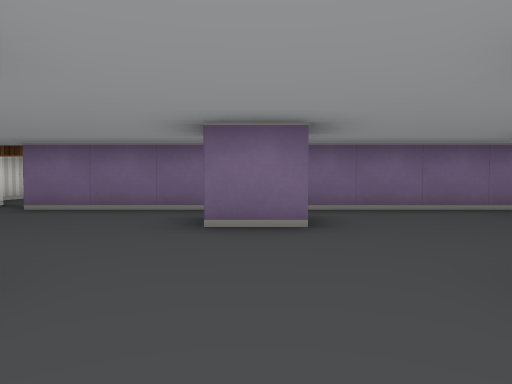
view 1 (above)

16 first-person views from a walk through a cub3D maze. The camera is about half as high as the walls, tilts 2° down and sees 70° across. The floor is counted in squares. Each view is taken from the middle of a square. On the plan, view 1 faces up. The plan holds only what a view shows up to about 9 squares ahead; the rest is blank.

view 2
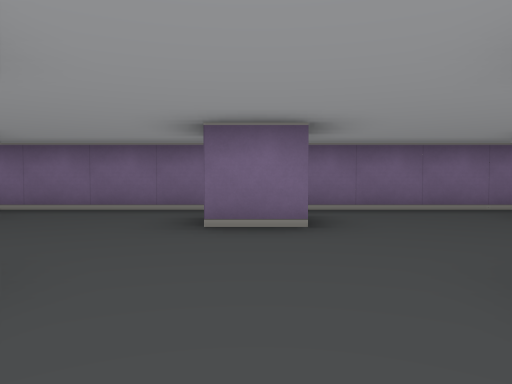

view 3
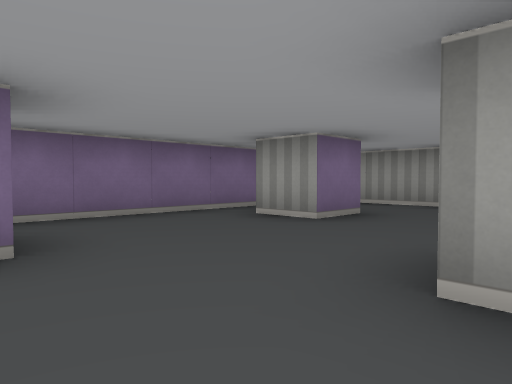

view 4
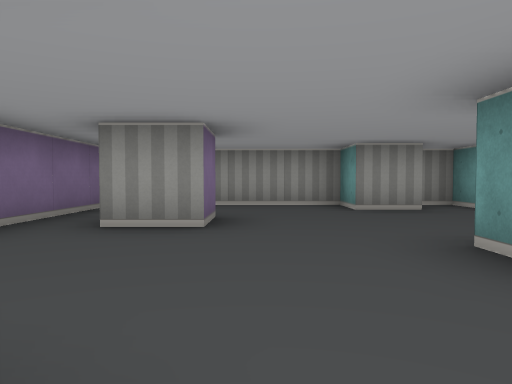

view 5
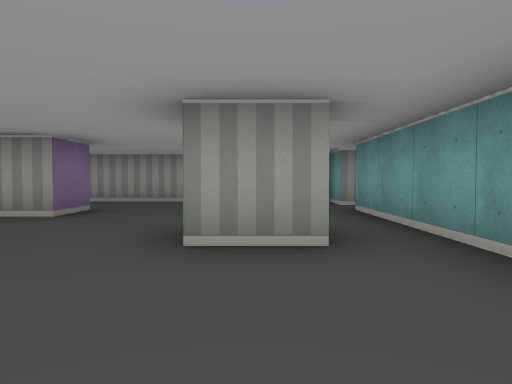

view 6
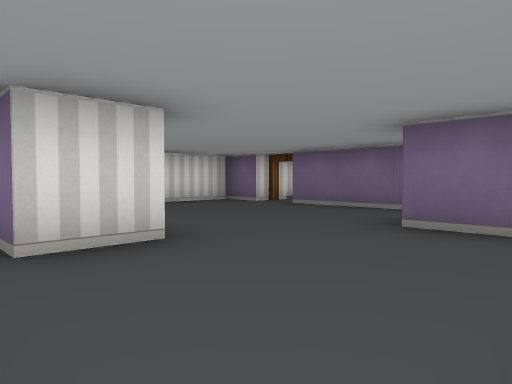

view 7
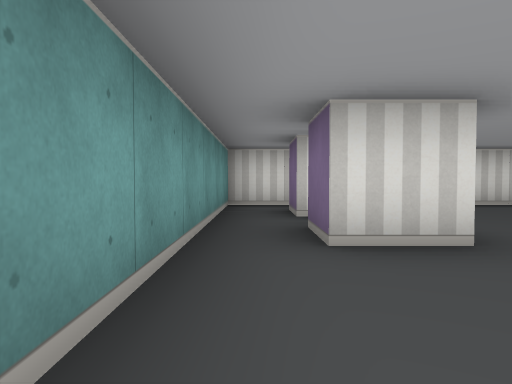

view 8
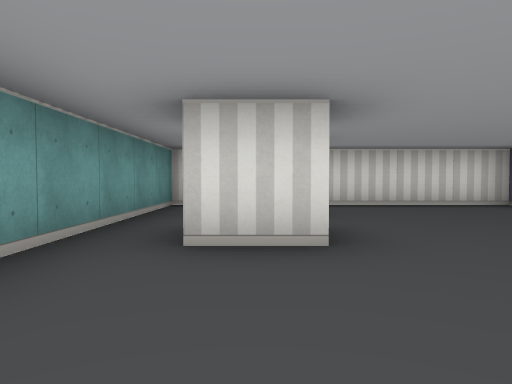

view 9
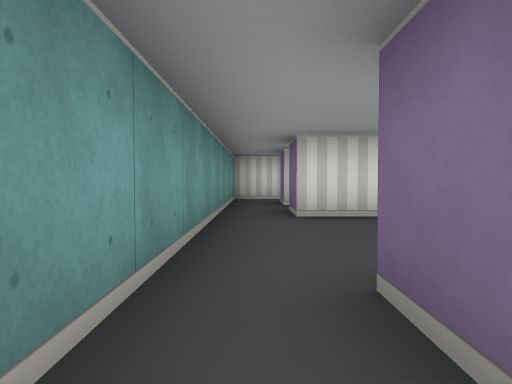

view 10
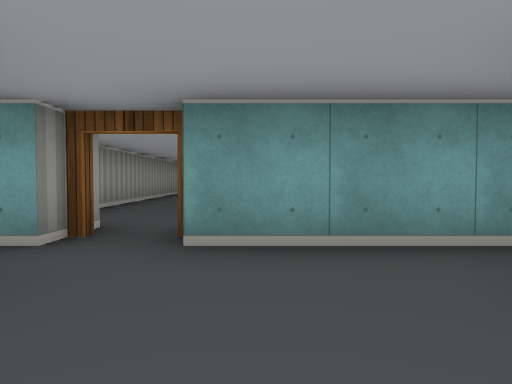

view 11
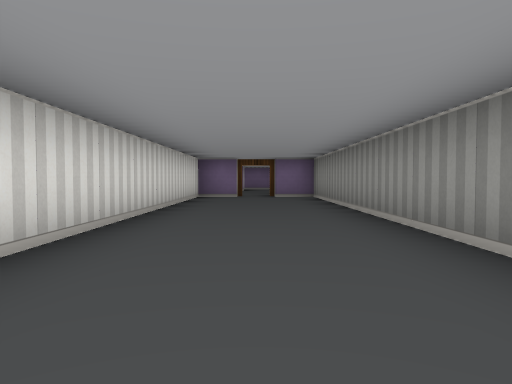

view 12
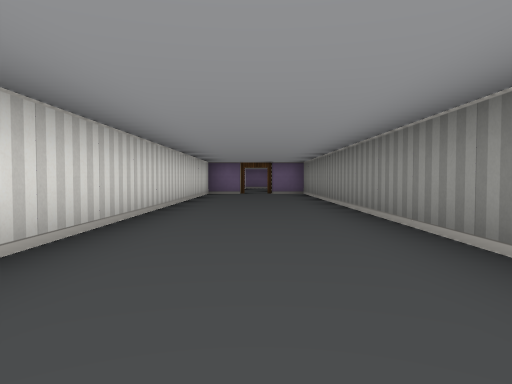

view 13
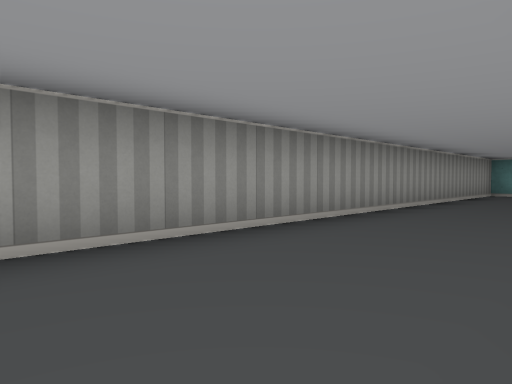

view 14
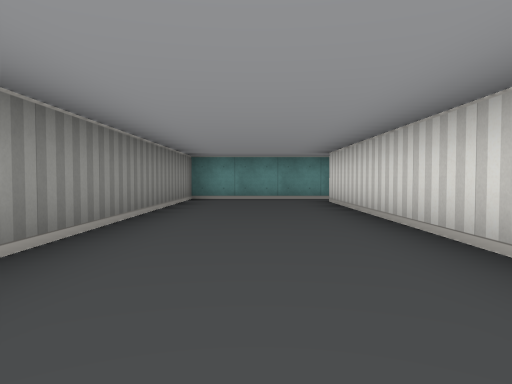

view 15
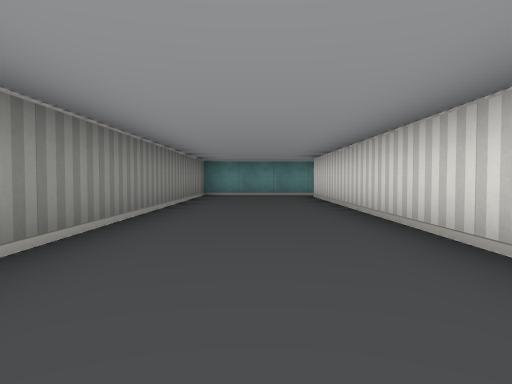

view 16
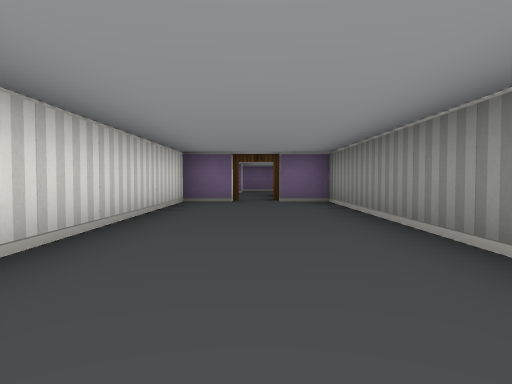

### Floor plan
Ten units are one square. View 1 is at (0, 0); x grows to the right and y downward. Boxes are objects, and circles mark ways between rooms. Rooms are numbered by the first view taken in them; rooms with no view inside come last. Other rooms are left out.
<svg viewBox="-60 -65 170 275">
<path fill="none" stroke="#000" d="M6 -35 -5 -35M24 -5 15 -5M46 -35 35 -35M-15 -16 -15 -5 -25 -5M55 -4 55 -15M51 5 85 5M-35 -5 -45 -5M86 -35 75 -35 75 -45M-45 -55 -55 -55 -55 -22M-55 -6 -55 5 24 5M95 -4 95 -15 105 -15 105 -46M95 5 105 5 105 -1M99 -55 -35 -55M85 15 75 15 75 195M72 205 105 205 105 15 95 15"/>
<circle cx="90" cy="10" r="3" fill="#2a7"/>
<text x="20" y="-30">1</text>
<text x="90" y="110">2</text>
</svg>
Room 1 opens to room 2.

Where each view was taken, in squares from view 1:
view 1: 0 up, 0 right, facing up
view 2: 0 up, 4 right, facing up
view 3: 1 up, 4 right, facing up-right
view 4: 3 up, 4 right, facing right
view 5: 1 up, 3 right, facing right
view 6: 0 up, 1 right, facing up-left
view 7: 0 up, 1 right, facing left
view 8: 1 up, 1 right, facing left
view 9: 0 up, 3 right, facing left
view 10: 2 up, 8 right, facing down
view 11: 11 down, 9 right, facing up
view 12: 13 down, 9 right, facing up
view 13: 9 down, 8 right, facing down-right
view 14: 12 down, 9 right, facing down
view 15: 10 down, 9 right, facing down
view 16: 9 down, 9 right, facing up
